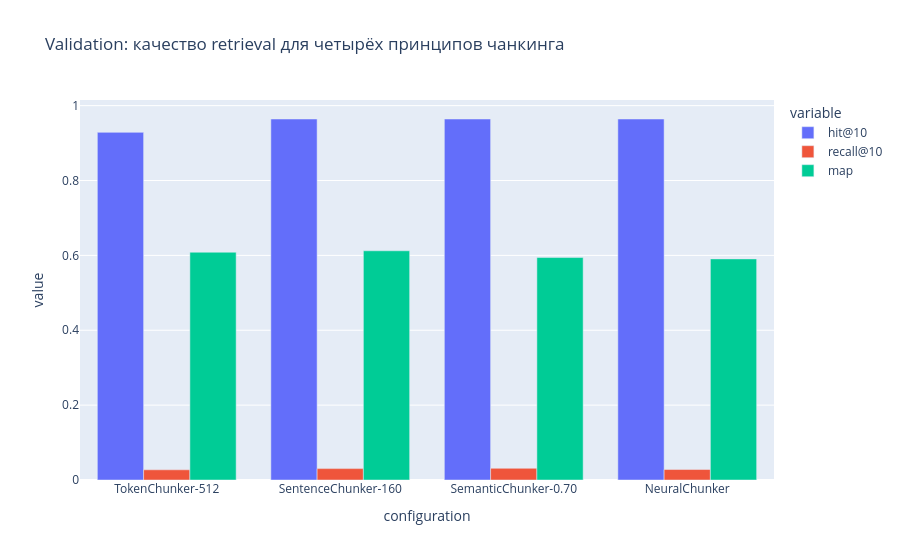
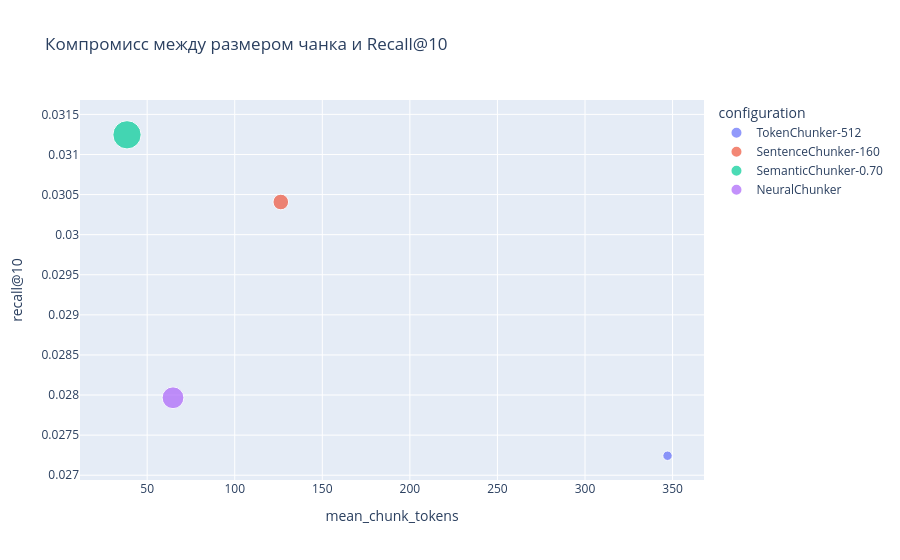

The notebook cell these images were saved under, in order:
### Markdown cell above
## 4. Сравнение четырёх Chonkie-чанкеров

- **TokenChunker(512)** — обязательный fixed-token baseline.
- **SentenceChunker(160)** — сохраняет границы предложений; меньший лимит выбран из-за коротких документов.
- **SemanticChunker(0.70)** — разрывает текст при семантическом сдвиге.
- **NeuralChunker** — предсказывает границы моделью `mirth/chonky_distilbert_base_uncased_1`.

Помимо retrieval измеряются среднее, медиана и стандартное отклонение длины, а также доли чанков короче 50 и длиннее 500 токенов. Screening выполняется только на validation split.

### Code cell
show_package_source(chunk_documents, compare_chunkers)
chunkers = results["chunkers"]
display(chunkers.round(4))

display(px.bar(
    chunkers,
    x="configuration",
    y=["hit@10", "recall@10", "map"],
    barmode="group",
    title="Validation: качество retrieval для четырёх принципов чанкинга",
))

display(px.scatter(
    chunkers,
    x="mean_chunk_tokens",
    y="recall@10",
    size="chunks",
    color="configuration",
    hover_data=["median_chunk_tokens", "std_chunk_tokens", "share_lt_50", "share_gt_500"],
    title="Компромисс между размером чанка и Recall@10",
))

### Figure 1 — Plotly figure (JSON) as saved in the notebook; plotly's stock layout.template omitted (floating-point values rounded to 4 significant figures)
{"data": [{"alignmentgroup": "True", "hovertemplate": "variable=hit@10<br>configuration=%{x}<br>value=%{y}<extra></extra>", "legendgroup": "hit@10", "marker": {"color": "#636efa", "pattern": {"shape": ""}}, "name": "hit@10", "offsetgroup": "hit@10", "orientation": "v", "showlegend": true, "textposition": "auto", "type": "bar", "x": ["TokenChunker-512", "SentenceChunker-160", "SemanticChunker-0.70", "NeuralChunker"], "xaxis": "x", "y": [0.9286, 0.9643, 0.9643, 0.9643], "yaxis": "y"}, {"alignmentgroup": "True", "hovertemplate": "variable=recall@10<br>configuration=%{x}<br>value=%{y}<extra></extra>", "legendgroup": "recall@10", "marker": {"color": "#EF553B", "pattern": {"shape": ""}}, "name": "recall@10", "offsetgroup": "recall@10", "orientation": "v", "showlegend": true, "textposition": "auto", "type": "bar", "x": ["TokenChunker-512", "SentenceChunker-160", "SemanticChunker-0.70", "NeuralChunker"], "xaxis": "x", "y": [0.02724, 0.03041, 0.03125, 0.02797], "yaxis": "y"}, {"alignmentgroup": "True", "hovertemplate": "variable=map<br>configuration=%{x}<br>value=%{y}<extra></extra>", "legendgroup": "map", "marker": {"color": "#00cc96", "pattern": {"shape": ""}}, "name": "map", "offsetgroup": "map", "orientation": "v", "showlegend": true, "textposition": "auto", "type": "bar", "x": ["TokenChunker-512", "SentenceChunker-160", "SemanticChunker-0.70", "NeuralChunker"], "xaxis": "x", "y": [0.6084, 0.6123, 0.5942, 0.5906], "yaxis": "y"}], "layout": {"barmode": "group", "legend": {"title": {"text": "variable"}, "tracegroupgap": 0}, "title": {"text": "Validation: качество retrieval для четырёх принципов чанкинга"}, "xaxis": {"anchor": "y", "domain": [0, 1], "title": {"text": "configuration"}}, "yaxis": {"anchor": "x", "domain": [0, 1], "title": {"text": "value"}}}}

### Figure 2 — Plotly figure (JSON) as saved in the notebook; plotly's stock layout.template omitted (floating-point values rounded to 4 significant figures)
{"data": [{"customdata": [[374.5, 145.9, 0.07069, 0.1569]], "hovertemplate": "configuration=TokenChunker-512<br>mean_chunk_tokens=%{x}<br>recall@10=%{y}<br>chunks=%{marker.size}<br>median_chunk_tokens=%{customdata[0]}<br>std_chunk_tokens=%{customdata[1]}<br>share_lt_50=%{customdata[2]}<br>share_gt_500=%{customdata[3]}<extra></extra>", "legendgroup": "TokenChunker-512", "marker": {"color": "#636efa", "size": [580], "sizemode": "area", "sizeref": 13.07, "symbol": "circle"}, "mode": "markers", "name": "TokenChunker-512", "orientation": "v", "showlegend": true, "type": "scatter", "x": [347.1], "xaxis": "x", "y": [0.02724], "yaxis": "y"}, {"customdata": [[145.0, 40.27, 0.1054, 0.0]], "hovertemplate": "configuration=SentenceChunker-160<br>mean_chunk_tokens=%{x}<br>recall@10=%{y}<br>chunks=%{marker.size}<br>median_chunk_tokens=%{customdata[0]}<br>std_chunk_tokens=%{customdata[1]}<br>share_lt_50=%{customdata[2]}<br>share_gt_500=%{customdata[3]}<extra></extra>", "legendgroup": "SentenceChunker-160", "marker": {"color": "#EF553B", "size": [1594], "sizemode": "area", "sizeref": 13.07, "symbol": "circle"}, "mode": "markers", "name": "SentenceChunker-160", "orientation": "v", "showlegend": true, "type": "scatter", "x": [126.3], "xaxis": "x", "y": [0.03041], "yaxis": "y"}, {"customdata": [[34.0, 27.9, 0.7086, 0.0]], "hovertemplate": "configuration=SemanticChunker-0.70<br>mean_chunk_tokens=%{x}<br>recall@10=%{y}<br>chunks=%{marker.size}<br>median_chunk_tokens=%{customdata[0]}<br>std_chunk_tokens=%{customdata[1]}<br>share_lt_50=%{customdata[2]}<br>share_gt_500=%{customdata[3]}<extra></extra>", "legendgroup": "SemanticChunker-0.70", "marker": {"color": "#00cc96", "size": [5230], "sizemode": "area", "sizeref": 13.07, "symbol": "circle"}, "mode": "markers", "name": "SemanticChunker-0.70", "orientation": "v", "showlegend": true, "type": "scatter", "x": [38.5], "xaxis": "x", "y": [0.03125], "yaxis": "y"}, {"customdata": [[52.0, 46.25, 0.4754, 0.0]], "hovertemplate": "configuration=NeuralChunker<br>mean_chunk_tokens=%{x}<br>recall@10=%{y}<br>chunks=%{marker.size}<br>median_chunk_tokens=%{customdata[0]}<br>std_chunk_tokens=%{customdata[1]}<br>share_lt_50=%{customdata[2]}<br>share_gt_500=%{customdata[3]}<extra></extra>", "legendgroup": "NeuralChunker", "marker": {"color": "#ab63fa", "size": [3109], "sizemode": "area", "sizeref": 13.07, "symbol": "circle"}, "mode": "markers", "name": "NeuralChunker", "orientation": "v", "showlegend": true, "type": "scatter", "x": [64.75], "xaxis": "x", "y": [0.02797], "yaxis": "y"}], "layout": {"legend": {"itemsizing": "constant", "title": {"text": "configuration"}, "tracegroupgap": 0}, "title": {"text": "Компромисс между размером чанка и Recall@10"}, "xaxis": {"anchor": "y", "domain": [0, 1], "title": {"text": "mean_chunk_tokens"}}, "yaxis": {"anchor": "x", "domain": [0, 1], "title": {"text": "recall@10"}}}}
